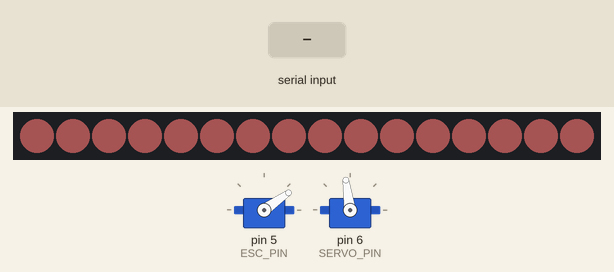
This sketch was run on a simulated Arduino Uno, built with avr-gcc and run on an emulated ATmega328P. Parts: 2 × servo, 16 RGB LEDs in strip order, left to right. Inputs (shaded band) come from the test bench. Dim RGB values are drawn brighter than linear.

Above: at 1.2 s.
1.3 s: "V,45\n" received over Serial
At 1.6 s:
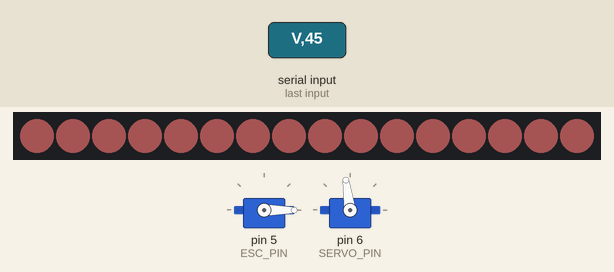
Timing chart, 0 to 4.3 s (numbered marks = the images above; inputs shaded):
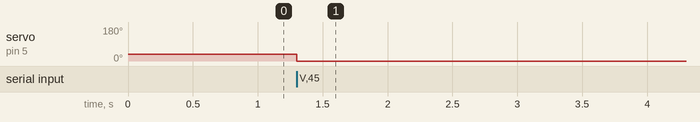

Measured:
- after the input at 1.3 s, servo on pin 5 (ESC_PIN): 35° → 0° at once

The sketch:

ESC_AutoMig.ino
```cpp
#include <Servo.h>
#include <Adafruit_NeoPixel.h>
// Amarillo ESC
// Gris Servo
// Data (Amarillo) al pin 6
// VCC (Rojo) provee 5v a ningun lado o VIN
// GND (Marron) a GND
// Neopixels al pin 9

/*
 * Lee un código desde serial
 * Para acelerar: VXX (XX valor entre 40 y 60)
 * Para girar: GXXXX.
 * G1550 = 90º Centro
 * G1200 = 0º Izquierda
 * G1900 = 180º Derecha
 *
 */


#define ESC_PIN  5
#define SERVO_PIN  6
#define TRIGGER_PIN 2
#define ECHO_PIN 3
#define NEOPIXEL_PIN 9
#define NUMPIXELS 16

Adafruit_NeoPixel pixels(NUMPIXELS, NEOPIXEL_PIN, NEO_GRB + NEO_KHZ800);
Servo ESC;
Servo direccion;

int vel = 35;
int dir = 1550;

String readString;

void setup() {
  //Inicio comunicacion serial
  //Serial.begin(500000);
  Serial.begin(250000);
  //Serial.begin(115200);

  // Los objetos de los motores a sus pines
  ESC.attach(ESC_PIN);  // Controlador de velocidad a pin 5
  direccion.attach(SERVO_PIN);  // Servo a pin 6

  // Inicilizo los constroles, 90 gradosde giro y parado
  ESC.write(vel);
  direccion.writeMicroseconds(dir);

  // Inicializo el sensor de ultrasonido
  pinMode(TRIGGER_PIN, OUTPUT);
  pinMode(ECHO_PIN, INPUT);
  digitalWrite(TRIGGER_PIN, LOW);

  // Inicializo la tira de leds
  pixels.begin();
  //pixels.clear();

  // Todos los pixels a un color
  for(int i = 0; i < NUMPIXELS; i++){
    pixels.setPixelColor(i, pixels.Color(40, 20, 20));
  }
  pixels.show();

}

unsigned long prevMillis = 0;
const long wait = 250;

void loop() {
  unsigned long currMillis = millis();
  int dist = 100;

  if (currMillis - prevMillis >= wait) {
    //dist = scan();
    prevMillis = currMillis;
  }

  // Si hay algo a menos de 30cm, PARAR
  if (dist < 15){
    ESC.write(0);
  }

  //Serial.print("Distancia: ");
  //Serial.print(d);
  //Serial.print("cm");
  //Serial.println();


  String buff; // Buffer de la lectura serial

  if (Serial.available())  {
    char c = Serial.read();  //lee un byte desde serial

    if (c == '\n') {
      if (readString.length() > 0) {
        if (readString.startsWith("V")){
          for(int i = 1; i <= readString.length(); i++){
            buff += readString[i];
          }
          vel = buff.toInt();

          //Serial.print(buff + " : "); //Debug

          if(vel >= 0 && vel <= 70){
            ESC.write(vel);
          }
        }

        else if (readString.startsWith("G")){
          for(int i = 1; i <= readString.length(); i++){
            buff += readString[i];
          }
          dir = buff.toInt();

          //Serial.print(buff + " : "); //Debug

          if(dir >= 1200 && dir <= 1900){
            direccion.writeMicroseconds(dir);
          }
        }

        //Serial.println(readString); //Debug
        readString=""; //Vacía la variable para la siguiente entrada
      }
    }

    else {
      readString += c; //Agrega el byte leido al final
    }
  }
}

int scan(){
  long t; // Timepo que tarda en llegar el eco
  long d; // Distancia en centimetros

  digitalWrite(TRIGGER_PIN, HIGH);
  delayMicroseconds(10);          // Pulso de 10us
  digitalWrite(TRIGGER_PIN, LOW);

  t = pulseIn(ECHO_PIN, HIGH); // Obtengo el ancho del pulso
  d = t/59;                // Ecalo el tiempo a una distancia en cm

  return d;
}
```
